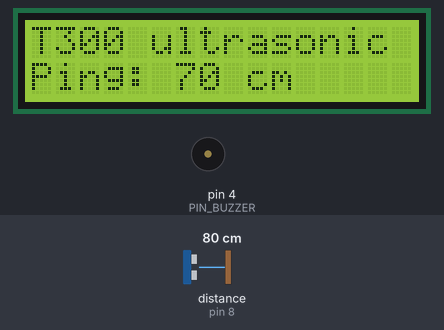
Recording of a sketch running on a simulated Arduino Uno, built with avr-gcc and run on an emulated ATmega328P. Shown: 16×2 character LCD, buzzer (waves = sounding, pin HIGH). The test bench sets the inputs (shaded band); at power-on: distance to the obstacle (sensor on pin 8) 80 cm. The echo pulse lasts 58.3 µs per cm.

Above: at 1.5 s.
1.6 s: distance to the obstacle (sensor on pin 8) set to 21 cm
At 2.7 s:
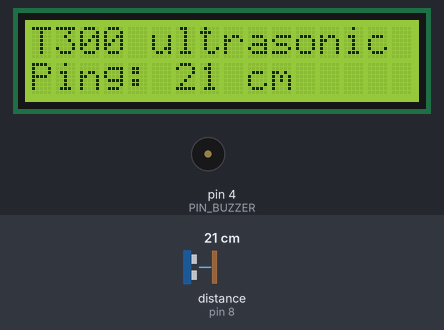
3.2 s: distance to the obstacle (sensor on pin 8) set to 18 cm
At 3.7 s:
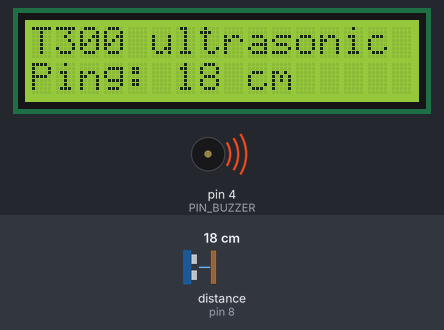
6.2 s: distance to the obstacle (sensor on pin 8) set to 120 cm
At 6.27 s:
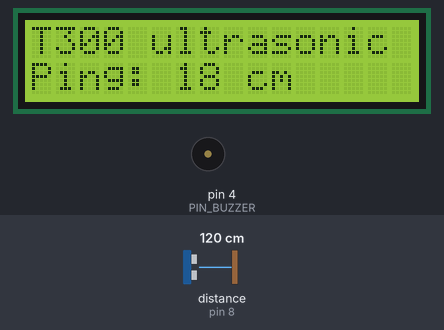
Timing chart, 0 to 9.2 s (numbered marks = the images above; inputs shaded):
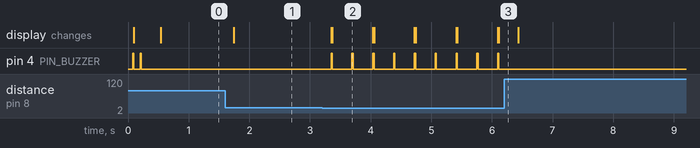

Measured:
- the behaviour switches between 20 and 19 cm on distance to the obstacle (sensor on pin 8) (found by bisection; images 1 and 2)
- after the input at 1.6 s, the display: changes after 0.14 s (image 1)
- after the input at 3.2 s, pin 4 (PIN_BUZZER): alternates HIGH for 0.02 s and LOW for 0.32 s, starting after 0.15 s; the display: first changes after 0.15 s (image 2 shows a later state)
- after the input at 6.2 s, pin 4 (PIN_BUZZER): stops changing and stays LOW
- what the display in image 2 shows lasts 0.6 s, from 3.4 s to 4.0 s

The sketch:

ultrasonic_lcd1602_hd44780_beep.ino
```cpp
#include <Wire.h>
#include <hd44780.h>
#include <hd44780ioClass/hd44780_I2Cexp.h> // include i/o class header
#include <NewPing.h>

#define  PIN_BUZZER     4
#define  PIN_TRIGGER    7
#define  PIN_ECHO       8
#define  MAX_DISTANCE  70 // Maximum distance we want to ping for (in centimeters).
                          // Maximum sensor distance is rated at 400-500cm.
#define  RELAXTIME    200 // milliseconds between ultrasonic distance checks

int DistanceCm;
unsigned long zeit;

NewPing sonar(PIN_TRIGGER, PIN_ECHO, MAX_DISTANCE);

hd44780_I2Cexp lcd; // declare lcd object: auto locate & config display for hd44780 chip

void distance() {
  DistanceCm = sonar.ping_cm(); // 10 pings per second
  if (DistanceCm == 0) DistanceCm = MAX_DISTANCE;
  lcd.setCursor(0,1);
  lcd.print("Ping: ");
  lcd.print(DistanceCm);
  lcd.print(" cm  ");
  if(DistanceCm < 20) {
    beep(1);
    zeit -= (RELAXTIME - DistanceCm * 19);
  }
}

void beep(int beeps) {
  for(int i = 0; i < beeps; i++) {
    digitalWrite(PIN_BUZZER, HIGH);
    lcd.noBacklight();
    delay(20);
    digitalWrite(PIN_BUZZER, LOW);
    lcd.backlight();
    delay(100);
  }
}

void setup()
{
  pinMode(PIN_BUZZER, OUTPUT);
  lcd.begin(16, 2);
  lcd.setCursor(0,0);
  lcd.print("T300 ultrasonic");
  beep(2);
  zeit = millis();
}


void loop()
{
  if(millis() > zeit + RELAXTIME) {
    zeit = millis();
    distance();
  }
}
```
